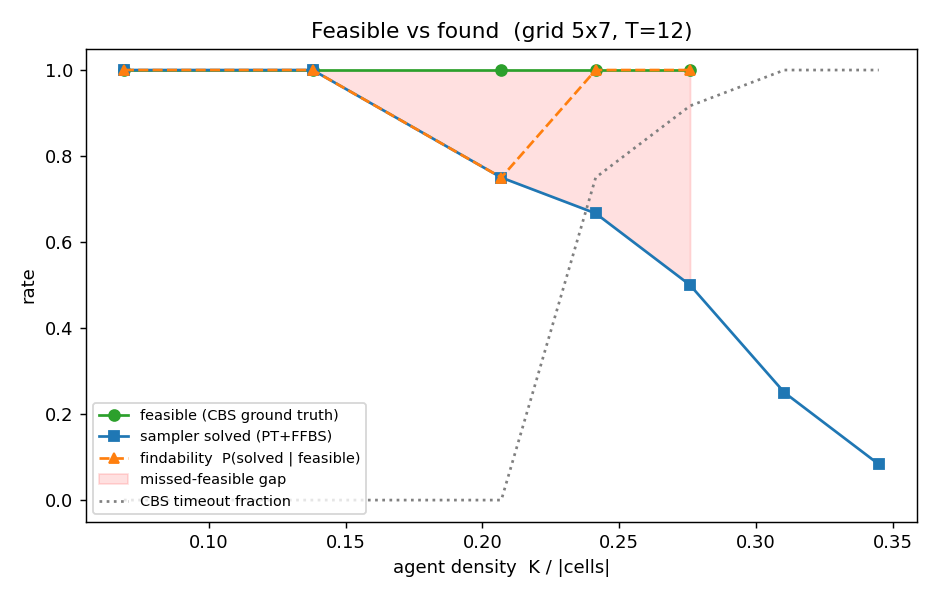

The script that saved this image:
"""Feasibility-decomposed solvability study: separate 'the instance is infeasible' from
'the sampler missed a feasible plan', using CBS as the complete ground-truth oracle.

For each random bottleneck instance we record:
  - CBS verdict (feasible / infeasible / timeout)   -- the ground-truth ceiling
  - PT+FFBS sampler success (best U == 0)            -- what the EBM sampler found

Then per agent density we plot three curves:
  - feasibility rate   P(feasible)            : how many instances admit ANY valid plan
  - sampler success    P(solved)              : how many the sampler actually cracked
  - findability        P(solved | feasible)   : the sampler's efficiency on solvable ones

The gap (feasibility - sampler) is the sampler's missed-feasible; the drop in
feasibility is genuine infeasibility. CBS is complete but worst-case exponential, so
it times out in the dense regime -- we report that fraction (it is itself a signal that
those instances are hard) and compute rates over CBS-resolved instances only.
"""

from __future__ import annotations

import numpy as np
import jax

import matplotlib
matplotlib.use("Agg")
import matplotlib.pyplot as plt

import mapf_model as mapf
import pt_mapf as pt
import trajectory_sampler as ts
import cbs_mapf as cbs


def run(rows, T, K_values, n_instances, betas, n_systems, n_rounds, sweeps_per_round,
        lam_swap=1.0, cbs_budget=40000, seed=0):
    coords, q, *_ = mapf.grid_graph(mapf.parse_map(rows))
    mid = len(rows) / 2.0
    sp = np.array([c for c in range(q) if coords[c][0] < mid])
    gp = np.array([c for c in range(q) if coords[c][0] > mid])
    rng = np.random.default_rng(seed)
    key = jax.random.key(seed)

    rec = {K: dict(feas=[], solved=[], timeout=0) for K in K_values}
    for K in K_values:
        for _ in range(n_instances):
            s = rng.choice(sp, K, replace=False)
            g = rng.choice(gp, K, replace=False)
            starts = [tuple(int(x) for x in coords[c]) for c in s]
            goals = [tuple(int(x) for x in coords[c]) for c in g]
            model = pt.light_model(rows, starts, goals, T, lam_swap=lam_swap)

            verdict = cbs.feasibility(model, node_budget=cbs_budget)
            runner = ts.make_ffbs_runner(model, sweeps_per_round)
            key, kpt = jax.random.split(key)
            res = pt.pt_solve(model, betas, n_systems, n_rounds, sweeps_per_round, kpt, runner=runner)
            solved = res["solved_frac"] > 0

            if verdict == "timeout":
                rec[K]["timeout"] += 1
            else:
                rec[K]["feas"].append(verdict == "feasible")
            rec[K]["solved"].append(solved)
            # cross-tab solved vs feasibility only for resolved instances
            rec[K].setdefault("pair", []).append((verdict, solved))

    dens, feas_r, solv_r, cond_r, to_r = [], [], [], [], []
    print(f"\ngrid {rows!r}  q={q}  T={T}  betas={list(betas)}  CBS_budget={cbs_budget}\n")
    print(f"  {'K':>3} {'dens':>6} {'feasible':>9} {'solved':>8} {'solve|feas':>11} {'timeouts':>9}")
    for K in K_values:
        pairs = rec[K]["pair"]
        resolved = [(v, s) for v, s in pairs if v != "timeout"]
        feas = [v == "feasible" for v, _ in resolved]
        solved = [s for _, s in pairs]
        feas_only = [s for v, s in resolved if v == "feasible"]
        fr = float(np.mean(feas)) if feas else np.nan
        sr = float(np.mean(solved))
        cr = float(np.mean(feas_only)) if feas_only else np.nan
        tor = rec[K]["timeout"] / n_instances
        dens.append(K / q); feas_r.append(fr); solv_r.append(sr); cond_r.append(cr); to_r.append(tor)
        print(f"  {K:>3} {K/q:>6.3f} {fr:>9.2f} {sr:>8.2f} {cr:>11.2f} {tor:>9.2f}")

    dens = np.array(dens)
    fig, ax = plt.subplots(figsize=(7.2, 4.6))
    ax.plot(dens, feas_r, "o-", color="C2", label="feasible (CBS ground truth)")
    ax.plot(dens, solv_r, "s-", color="C0", label="sampler solved (PT+FFBS)")
    ax.plot(dens, cond_r, "^--", color="C1", label="findability  P(solved | feasible)")
    ax.fill_between(dens, solv_r, feas_r, color="red", alpha=0.12, label="missed-feasible gap")
    ax.plot(dens, to_r, ":", color="0.5", label="CBS timeout fraction")
    ax.set_xlabel("agent density  K / |cells|")
    ax.set_ylabel("rate")
    ax.set_ylim(-0.05, 1.05)
    ax.legend(fontsize=8, loc="lower left")
    ax.set_title(f"Feasible vs found  (grid {len(rows)}x{len(rows[0])}, T={T})")
    fig.tight_layout()
    fig.savefig("study_feasibility.png", dpi=130)
    print("\nsaved study_feasibility.png")
    return dict(density=dens, feasible=feas_r, solved=solv_r, findability=cond_r, timeout=to_r)


if __name__ == "__main__":
    print(f"JAX devices: {jax.devices()}")
    rows = [
        ".......",
        ".......",
        "###.###",
        ".......",
        ".......",
    ]
    run(rows, T=12, K_values=[2, 4, 6, 7, 8, 9, 10], n_instances=12,
        betas=[0.5, 1.0, 2.0, 4.0, 8.0], n_systems=64, n_rounds=20, sweeps_per_round=2)
